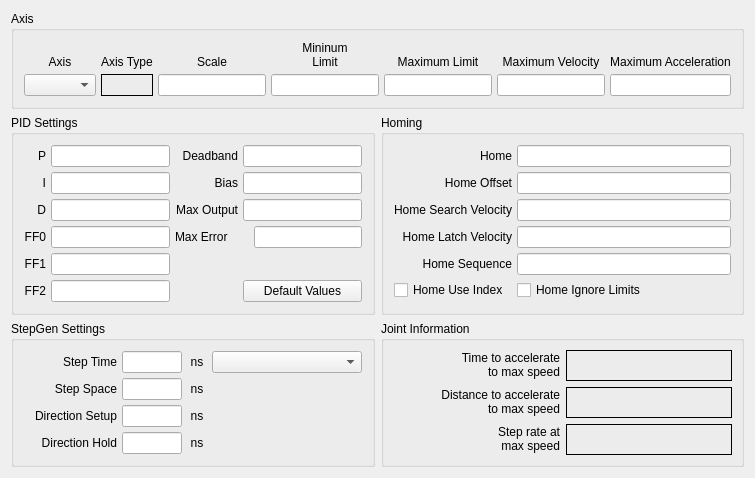
          <widget class="QWidget" name="joint1tab">
           <attribute name="title">
            <string>Joint 1</string>
           </attribute>
           <layout class="QGridLayout" name="gridLayout_10">
            <item row="0" column="0" colspan="2">
             <widget class="QGroupBox" name="jointAxisGroup_1">
              <property name="title">
               <string>Axis</string>
              </property>
              <layout class="QGridLayout" name="gridLayout_7">
               <property name="leftMargin">
                <number>10</number>
               </property>
               <property name="topMargin">
                <number>10</number>
               </property>
               <property name="rightMargin">
                <number>10</number>
               </property>
               <property name="bottomMargin">
                <number>10</number>
               </property>
               <property name="spacing">
                <number>5</number>
               </property>
               <item row="1" column="0">
                <widget class="QComboBox" name="axisCB_1"/>
               </item>
               <item row="0" column="6">
                <widget class="QLabel" name="label_75">
                 <property name="text">
                  <string>Maximum Acceleration</string>
                 </property>
                 <property name="alignment">
                  <set>Qt::AlignBottom|Qt::AlignHCenter</set>
                 </property>
                 <property name="wordWrap">
                  <bool>true</bool>
                 </property>
                </widget>
               </item>
               <item row="0" column="3">
                <widget class="QLabel" name="label_63">
                 <property name="text">
                  <string>&lt;html&gt;&lt;head/&gt;&lt;body&gt;&lt;p&gt;Mininum&lt;br/&gt;Limit&lt;/p&gt;&lt;/body&gt;&lt;/html&gt;</string>
                 </property>
                 <property name="alignment">
                  <set>Qt::AlignBottom|Qt::AlignHCenter</set>
                 </property>
                 <property name="wordWrap">
                  <bool>true</bool>
                 </property>
                </widget>
               </item>
               <item row="0" column="0">
                <widget class="QLabel" name="label_50">
                 <property name="text">
                  <string>Axis</string>
                 </property>
                 <property name="alignment">
                  <set>Qt::AlignBottom|Qt::AlignHCenter</set>
                 </property>
                </widget>
               </item>
               <item row="1" column="3">
                <widget class="QLineEdit" name="minLimit_1">
                 <property name="alignment">
                  <set>Qt::AlignRight|Qt::AlignTrailing|Qt::AlignVCenter</set>
                 </property>
                </widget>
               </item>
               <item row="1" column="4">
                <widget class="QLineEdit" name="maxLimit_1">
                 <property name="alignment">
                  <set>Qt::AlignRight|Qt::AlignTrailing|Qt::AlignVCenter</set>
                 </property>
                </widget>
               </item>
               <item row="0" column="4">
                <widget class="QLabel" name="label_68">
                 <property name="text">
                  <string>Maximum Limit</string>
                 </property>
                 <property name="textFormat">
                  <enum>Qt::AutoText</enum>
                 </property>
                 <property name="alignment">
                  <set>Qt::AlignBottom|Qt::AlignHCenter</set>
                 </property>
                 <property name="wordWrap">
                  <bool>true</bool>
                 </property>
                </widget>
               </item>
               <item row="0" column="5">
                <widget class="QLabel" name="label_74">
                 <property name="text">
                  <string>Maximum Velocity</string>
                 </property>
                 <property name="alignment">
                  <set>Qt::AlignBottom|Qt::AlignHCenter</set>
                 </property>
                 <property name="wordWrap">
                  <bool>true</bool>
                 </property>
                </widget>
               </item>
               <item row="1" column="5">
                <widget class="QLineEdit" name="maxVelocity_1">
                 <property name="alignment">
                  <set>Qt::AlignRight|Qt::AlignTrailing|Qt::AlignVCenter</set>
                 </property>
                </widget>
               </item>
               <item row="0" column="2">
                <widget class="QLabel" name="label_52">
                 <property name="text">
                  <string>Scale</string>
                 </property>
                 <property name="alignment">
                  <set>Qt::AlignBottom|Qt::AlignHCenter</set>
                 </property>
                </widget>
               </item>
               <item row="1" column="6">
                <widget class="QLineEdit" name="maxAccel_1">
                 <property name="alignment">
                  <set>Qt::AlignRight|Qt::AlignTrailing|Qt::AlignVCenter</set>
                 </property>
                </widget>
               </item>
               <item row="0" column="1">
                <widget class="QLabel" name="label_5">
                 <property name="text">
                  <string>Axis Type</string>
                 </property>
                 <property name="alignment">
                  <set>Qt::AlignBottom|Qt::AlignLeading|Qt::AlignLeft</set>
                 </property>
                </widget>
               </item>
               <item row="1" column="1">
                <widget class="QLabel" name="axisType_1">
                 <property name="frameShape">
                  <enum>QFrame::Box</enum>
                 </property>
                 <property name="text">
                  <string/>
                 </property>
                </widget>
               </item>
               <item row="1" column="2">
                <widget class="QLineEdit" name="scale_1"/>
               </item>
              </layout>
             </widget>
            </item>
            <item row="1" column="0">
             <widget class="QGroupBox" name="groupBox_7">
              <property name="title">
               <string>PID Settings</string>
              </property>
              <layout class="QGridLayout" name="gridLayout_8">
               <property name="leftMargin">
                <number>10</number>
               </property>
               <property name="topMargin">
                <number>10</number>
               </property>
               <property name="rightMargin">
                <number>10</number>
               </property>
               <property name="bottomMargin">
                <number>10</number>
               </property>
               <property name="spacing">
                <number>5</number>
               </property>
               <item row="0" column="0">
                <widget class="QLabel" name="label_224">
                 <property name="text">
                  <string>P</string>
                 </property>
                 <property name="alignment">
                  <set>Qt::AlignRight|Qt::AlignTrailing|Qt::AlignVCenter</set>
                 </property>
                </widget>
               </item>
               <item row="0" column="1">
                <widget class="QLineEdit" name="p_1">
                 <property name="text">
                  <string/>
                 </property>
                 <property name="alignment">
                  <set>Qt::AlignRight|Qt::AlignTrailing|Qt::AlignVCenter</set>
                 </property>
                </widget>
               </item>
               <item row="0" column="2">
                <widget class="QLabel" name="label_225">
                 <property name="text">
                  <string>Deadband</string>
                 </property>
                 <property name="alignment">
                  <set>Qt::AlignRight|Qt::AlignTrailing|Qt::AlignVCenter</set>
                 </property>
                </widget>
               </item>
               <item row="0" column="3">
                <widget class="QLineEdit" name="deadband_1">
                 <property name="text">
                  <string/>
                 </property>
                 <property name="alignment">
                  <set>Qt::AlignRight|Qt::AlignTrailing|Qt::AlignVCenter</set>
                 </property>
                </widget>
               </item>
               <item row="1" column="0">
                <widget class="QLabel" name="label_226">
                 <property name="text">
                  <string>I</string>
                 </property>
                 <property name="alignment">
                  <set>Qt::AlignRight|Qt::AlignTrailing|Qt::AlignVCenter</set>
                 </property>
                </widget>
               </item>
               <item row="1" column="1">
                <widget class="QLineEdit" name="i_1">
                 <property name="text">
                  <string/>
                 </property>
                 <property name="alignment">
                  <set>Qt::AlignRight|Qt::AlignTrailing|Qt::AlignVCenter</set>
                 </property>
                </widget>
               </item>
               <item row="1" column="2">
                <widget class="QLabel" name="label_227">
                 <property name="text">
                  <string>Bias</string>
                 </property>
                 <property name="alignment">
                  <set>Qt::AlignRight|Qt::AlignTrailing|Qt::AlignVCenter</set>
                 </property>
                </widget>
               </item>
               <item row="1" column="3">
                <widget class="QLineEdit" name="bias_1">
                 <property name="text">
                  <string/>
                 </property>
                 <property name="alignment">
                  <set>Qt::AlignRight|Qt::AlignTrailing|Qt::AlignVCenter</set>
                 </property>
                </widget>
               </item>
               <item row="2" column="0">
                <widget class="QLabel" name="label_228">
                 <property name="text">
                  <string>D</string>
                 </property>
                 <property name="alignment">
                  <set>Qt::AlignRight|Qt::AlignTrailing|Qt::AlignVCenter</set>
                 </property>
                </widget>
               </item>
               <item row="2" column="1">
                <widget class="QLineEdit" name="d_1">
                 <property name="text">
                  <string/>
                 </property>
                 <property name="alignment">
                  <set>Qt::AlignRight|Qt::AlignTrailing|Qt::AlignVCenter</set>
                 </property>
                </widget>
               </item>
               <item row="2" column="2">
                <widget class="QLabel" name="label_229">
                 <property name="text">
                  <string>Max Output</string>
                 </property>
                 <property name="alignment">
                  <set>Qt::AlignRight|Qt::AlignTrailing|Qt::AlignVCenter</set>
                 </property>
                </widget>
               </item>
               <item row="2" column="3">
                <widget class="QLineEdit" name="maxOutput_1">
                 <property name="text">
                  <string/>
                 </property>
                 <property name="alignment">
                  <set>Qt::AlignRight|Qt::AlignTrailing|Qt::AlignVCenter</set>
                 </property>
                </widget>
               </item>
               <item row="3" column="0">
                <widget class="QLabel" name="label_230">
                 <property name="text">
                  <string>FF0</string>
                 </property>
                 <property name="alignment">
                  <set>Qt::AlignRight|Qt::AlignTrailing|Qt::AlignVCenter</set>
                 </property>
                </widget>
               </item>
               <item row="3" column="1">
                <widget class="QLineEdit" name="ff0_1">
                 <property name="text">
                  <string/>
                 </property>
                 <property name="alignment">
                  <set>Qt::AlignRight|Qt::AlignTrailing|Qt::AlignVCenter</set>
                 </property>
                </widget>
               </item>
               <item row="4" column="0">
                <widget class="QLabel" name="label_232">
                 <property name="text">
                  <string>FF1</string>
                 </property>
                 <property name="alignment">
                  <set>Qt::AlignRight|Qt::AlignTrailing|Qt::AlignVCenter</set>
                 </property>
                </widget>
               </item>
               <item row="4" column="1">
                <widget class="QLineEdit" name="ff1_1">
                 <property name="text">
                  <string/>
                 </property>
                 <property name="alignment">
                  <set>Qt::AlignRight|Qt::AlignTrailing|Qt::AlignVCenter</set>
                 </property>
                </widget>
               </item>
               <item row="5" column="0">
                <widget class="QLabel" name="label_233">
                 <property name="text">
                  <string>FF2</string>
                 </property>
                 <property name="alignment">
                  <set>Qt::AlignRight|Qt::AlignTrailing|Qt::AlignVCenter</set>
                 </property>
                </widget>
               </item>
               <item row="5" column="1">
                <widget class="QLineEdit" name="ff2_1">
                 <property name="text">
                  <string/>
                 </property>
                 <property name="alignment">
                  <set>Qt::AlignRight|Qt::AlignTrailing|Qt::AlignVCenter</set>
                 </property>
                </widget>
               </item>
               <item row="5" column="3">
                <widget class="QPushButton" name="pidDefault_1">
                 <property name="text">
                  <string>Default Values</string>
                 </property>
                </widget>
               </item>
               <item row="3" column="2">
                <widget class="QLabel" name="label_184">
                 <property name="text">
                  <string>Max Error</string>
                 </property>
                </widget>
               </item>
               <item row="3" column="3" alignment="Qt::AlignRight">
                <widget class="QLineEdit" name="maxError_1"/>
               </item>
              </layout>
             </widget>
            </item>
            <item row="1" column="1">
             <widget class="QGroupBox" name="groupBox_5">
              <property name="title">
               <string>Homing</string>
              </property>
              <layout class="QGridLayout" name="gridLayout_6">
               <property name="leftMargin">
                <number>10</number>
               </property>
               <property name="topMargin">
                <number>10</number>
               </property>
               <property name="rightMargin">
                <number>10</number>
               </property>
               <property name="bottomMargin">
                <number>10</number>
               </property>
               <property name="spacing">
                <number>5</number>
               </property>
               <item row="0" column="1">
                <widget class="QLineEdit" name="home_1">
                 <property name="toolTip">
                  <string>&lt;html&gt;&lt;head/&gt;&lt;body&gt;&lt;p&gt;Home is usually set to 0&lt;/p&gt;&lt;/body&gt;&lt;/html&gt;</string>
                 </property>
                 <property name="alignment">
                  <set>Qt::AlignRight|Qt::AlignTrailing|Qt::AlignVCenter</set>
                 </property>
                </widget>
               </item>
               <item row="0" column="0">
                <widget class="QLabel" name="label_86">
                 <property name="text">
                  <string>Home</string>
                 </property>
                 <property name="alignment">
                  <set>Qt::AlignRight|Qt::AlignTrailing|Qt::AlignVCenter</set>
                 </property>
                </widget>
               </item>
               <item row="1" column="0">
                <widget class="QLabel" name="label_87">
                 <property name="text">
                  <string>Home Offset</string>
                 </property>
                 <property name="alignment">
                  <set>Qt::AlignRight|Qt::AlignTrailing|Qt::AlignVCenter</set>
                 </property>
                </widget>
               </item>
               <item row="1" column="1">
                <widget class="QLineEdit" name="homeOffset_1">
                 <property name="toolTip">
                  <string>&lt;html&gt;&lt;head/&gt;&lt;body&gt;&lt;p&gt;Home Offset can be used to back off of the home switch&lt;/p&gt;&lt;/body&gt;&lt;/html&gt;</string>
                 </property>
                 <property name="alignment">
                  <set>Qt::AlignRight|Qt::AlignTrailing|Qt::AlignVCenter</set>
                 </property>
                </widget>
               </item>
               <item row="2" column="1">
                <widget class="QLineEdit" name="homeSearchVel_1">
                 <property name="toolTip">
                  <string>&lt;html&gt;&lt;head/&gt;&lt;body&gt;&lt;p&gt;Search Velocity is in units per second&lt;/p&gt;&lt;/body&gt;&lt;/html&gt;</string>
                 </property>
                 <property name="alignment">
                  <set>Qt::AlignRight|Qt::AlignTrailing|Qt::AlignVCenter</set>
                 </property>
                </widget>
               </item>
               <item row="2" column="0">
                <widget class="QLabel" name="label_88">
                 <property name="text">
                  <string>Home Search Velocity</string>
                 </property>
                 <property name="alignment">
                  <set>Qt::AlignRight|Qt::AlignTrailing|Qt::AlignVCenter</set>
                 </property>
                </widget>
               </item>
               <item row="3" column="0">
                <widget class="QLabel" name="label_89">
                 <property name="text">
                  <string>Home Latch Velocity</string>
                 </property>
                 <property name="alignment">
                  <set>Qt::AlignRight|Qt::AlignTrailing|Qt::AlignVCenter</set>
                 </property>
                </widget>
               </item>
               <item row="3" column="1">
                <widget class="QLineEdit" name="homeLatchVel_1">
                 <property name="toolTip">
                  <string>&lt;html&gt;&lt;head/&gt;&lt;body&gt;&lt;p&gt;Latch Velocity is in user units per second&lt;br/&gt;usually set slower than Search Velocity&lt;/p&gt;&lt;/body&gt;&lt;/html&gt;</string>
                 </property>
                 <property name="alignment">
                  <set>Qt::AlignRight|Qt::AlignTrailing|Qt::AlignVCenter</set>
                 </property>
                </widget>
               </item>
               <item row="5" column="0">
                <widget class="QCheckBox" name="homeUseIndex_1">
                 <property name="text">
                  <string>Home Use Index</string>
                 </property>
                </widget>
               </item>
               <item row="5" column="1">
                <widget class="QCheckBox" name="homeIgnoreLimits_1">
                 <property name="text">
                  <string>Home Ignore Limits</string>
                 </property>
                </widget>
               </item>
               <item row="4" column="1">
                <widget class="QLineEdit" name="homeSequence_1">
                 <property name="toolTip">
                  <string>&lt;html&gt;&lt;head/&gt;&lt;body&gt;&lt;p&gt;Home sequences start at 0 and do not skip a number.&lt;/p&gt;&lt;p&gt;Multiple joint axis use a negative number.&lt;/p&gt;&lt;p&gt;Leave blank to home the joint manually.&lt;/p&gt;&lt;/body&gt;&lt;/html&gt;</string>
                 </property>
                </widget>
               </item>
               <item row="4" column="0">
                <widget class="QLabel" name="label_39">
                 <property name="text">
                  <string>Home Sequence</string>
                 </property>
                 <property name="alignment">
                  <set>Qt::AlignRight|Qt::AlignTrailing|Qt::AlignVCenter</set>
                 </property>
                </widget>
               </item>
              </layout>
             </widget>
            </item>
            <item row="2" column="0">
             <widget class="QGroupBox" name="groupBox_8">
              <property name="title">
               <string>StepGen Settings</string>
              </property>
              <layout class="QGridLayout" name="gridLayout_9">
               <property name="leftMargin">
                <number>10</number>
               </property>
               <property name="topMargin">
                <number>10</number>
               </property>
               <property name="rightMargin">
                <number>10</number>
               </property>
               <property name="bottomMargin">
                <number>10</number>
               </property>
               <property name="spacing">
                <number>5</number>
               </property>
               <item row="0" column="1">
                <widget class="QLineEdit" name="stepTime_1">
                 <property name="maximumSize">
                  <size>
                   <width>60</width>
                   <height>16777215</height>
                  </size>
                 </property>
                 <property name="inputMask">
                  <string/>
                 </property>
                 <property name="text">
                  <string/>
                 </property>
                 <property name="alignment">
                  <set>Qt::AlignRight|Qt::AlignTrailing|Qt::AlignVCenter</set>
                 </property>
                </widget>
               </item>
               <item row="0" column="0">
                <widget class="QLabel" name="label_103">
                 <property name="text">
                  <string>Step Time</string>
                 </property>
                 <property name="alignment">
                  <set>Qt::AlignRight|Qt::AlignTrailing|Qt::AlignVCenter</set>
                 </property>
                </widget>
               </item>
               <item row="0" column="2">
                <widget class="QLabel" name="label_111">
                 <property name="minimumSize">
                  <size>
                   <width>20</width>
                   <height>0</height>
                  </size>
                 </property>
                 <property name="maximumSize">
                  <size>
                   <width>20</width>
                   <height>16777215</height>
                  </size>
                 </property>
                 <property name="text">
                  <string>ns</string>
                 </property>
                 <property name="alignment">
                  <set>Qt::AlignCenter</set>
                 </property>
                </widget>
               </item>
               <item row="1" column="0">
                <widget class="QLabel" name="label_112">
                 <property name="text">
                  <string>Step Space</string>
                 </property>
                 <property name="alignment">
                  <set>Qt::AlignRight|Qt::AlignTrailing|Qt::AlignVCenter</set>
                 </property>
                </widget>
               </item>
               <item row="1" column="1">
                <widget class="QLineEdit" name="stepSpace_1">
                 <property name="maximumSize">
                  <size>
                   <width>60</width>
                   <height>16777215</height>
                  </size>
                 </property>
                 <property name="text">
                  <string/>
                 </property>
                 <property name="alignment">
                  <set>Qt::AlignRight|Qt::AlignTrailing|Qt::AlignVCenter</set>
                 </property>
                </widget>
               </item>
               <item row="1" column="2">
                <widget class="QLabel" name="label_113">
                 <property name="minimumSize">
                  <size>
                   <width>20</width>
                   <height>0</height>
                  </size>
                 </property>
                 <property name="maximumSize">
                  <size>
                   <width>20</width>
                   <height>16777215</height>
                  </size>
                 </property>
                 <property name="text">
                  <string>ns</string>
                 </property>
                 <property name="alignment">
                  <set>Qt::AlignCenter</set>
                 </property>
                </widget>
               </item>
               <item row="2" column="0">
                <widget class="QLabel" name="label_114">
                 <property name="text">
                  <string>Direction Setup</string>
                 </property>
                 <property name="alignment">
                  <set>Qt::AlignRight|Qt::AlignTrailing|Qt::AlignVCenter</set>
                 </property>
                </widget>
               </item>
               <item row="2" column="1">
                <widget class="QLineEdit" name="dirSetup_1">
                 <property name="maximumSize">
                  <size>
                   <width>60</width>
                   <height>16777215</height>
                  </size>
                 </property>
                 <property name="text">
                  <string/>
                 </property>
                 <property name="alignment">
                  <set>Qt::AlignRight|Qt::AlignTrailing|Qt::AlignVCenter</set>
                 </property>
                </widget>
               </item>
               <item row="2" column="2">
                <widget class="QLabel" name="label_115">
                 <property name="minimumSize">
                  <size>
                   <width>20</width>
                   <height>0</height>
                  </size>
                 </property>
                 <property name="maximumSize">
                  <size>
                   <width>20</width>
                   <height>16777215</height>
                  </size>
                 </property>
                 <property name="text">
                  <string>ns</string>
                 </property>
                 <property name="alignment">
                  <set>Qt::AlignCenter</set>
                 </property>
                </widget>
               </item>
               <item row="3" column="0">
                <widget class="QLabel" name="label_116">
                 <property name="text">
                  <string>Direction Hold</string>
                 </property>
                 <property name="alignment">
                  <set>Qt::AlignRight|Qt::AlignTrailing|Qt::AlignVCenter</set>
                 </property>
                </widget>
               </item>
               <item row="3" column="1">
                <widget class="QLineEdit" name="dirHold_1">
                 <property name="maximumSize">
                  <size>
                   <width>60</width>
                   <height>16777215</height>
                  </size>
                 </property>
                 <property name="text">
                  <string/>
                 </property>
                 <property name="alignment">
                  <set>Qt::AlignRight|Qt::AlignTrailing|Qt::AlignVCenter</set>
                 </property>
                </widget>
               </item>
               <item row="3" column="2">
                <widget class="QLabel" name="label_117">
                 <property name="minimumSize">
                  <size>
                   <width>20</width>
                   <height>0</height>
                  </size>
                 </property>
                 <property name="maximumSize">
                  <size>
                   <width>20</width>
                   <height>16777215</height>
                  </size>
                 </property>
                 <property name="text">
                  <string>ns</string>
                 </property>
                 <property name="alignment">
                  <set>Qt::AlignCenter</set>
                 </property>
                </widget>
               </item>
               <item row="0" column="3">
                <widget class="QComboBox" name="driveCB_1">
                 <property name="minimumSize">
                  <size>
                   <width>150</width>
                   <height>0</height>
                  </size>
                 </property>
                </widget>
               </item>
              </layout>
             </widget>
            </item>
            <item row="2" column="1">
             <widget class="QGroupBox" name="gridGroupBox">
              <property name="title">
               <string>Joint Information</string>
              </property>
              <layout class="QGridLayout" name="gridLayout_33">
               <item row="0" column="0" alignment="Qt::AlignRight">
                <widget class="QLabel" name="label_189">
                 <property name="text">
                  <string>&lt;html&gt;&lt;head/&gt;&lt;body&gt;&lt;p align=&quot;right&quot;&gt;Time to accelerate&lt;br/&gt;to max speed&lt;/p&gt;&lt;/body&gt;&lt;/html&gt;</string>
                 </property>
                </widget>
               </item>
               <item row="2" column="0" alignment="Qt::AlignRight">
                <widget class="QLabel" name="label_191">
                 <property name="text">
                  <string>&lt;html&gt;&lt;head/&gt;&lt;body&gt;&lt;p align=&quot;right&quot;&gt;Step rate at&lt;br/&gt;max speed&lt;/p&gt;&lt;/body&gt;&lt;/html&gt;</string>
                 </property>
                </widget>
               </item>
               <item row="1" column="0" alignment="Qt::AlignRight">
                <widget class="QLabel" name="label_190">
                 <property name="text">
                  <string>&lt;html&gt;&lt;head/&gt;&lt;body&gt;&lt;p align=&quot;right&quot;&gt;Distance to accelerate&lt;br/&gt;to max speed&lt;/p&gt;&lt;/body&gt;&lt;/html&gt;</string>
                 </property>
                </widget>
               </item>
               <item row="0" column="1">
                <widget class="QLabel" name="timeJoint_1">
                 <property name="frameShape">
                  <enum>QFrame::Box</enum>
                 </property>
                 <property name="text">
                  <string/>
                 </property>
                </widget>
               </item>
               <item row="1" column="1">
                <widget class="QLabel" name="distanceJoint_1">
                 <property name="frameShape">
                  <enum>QFrame::Box</enum>
                 </property>
                 <property name="text">
                  <string/>
                 </property>
                </widget>
               </item>
               <item row="2" column="1">
                <widget class="QLabel" name="stepRateJoint_1">
                 <property name="frameShape">
                  <enum>QFrame::Box</enum>
                 </property>
                 <property name="text">
                  <string/>
                 </property>
                </widget>
               </item>
              </layout>
             </widget>
            </item>
           </layout>
          </widget>
